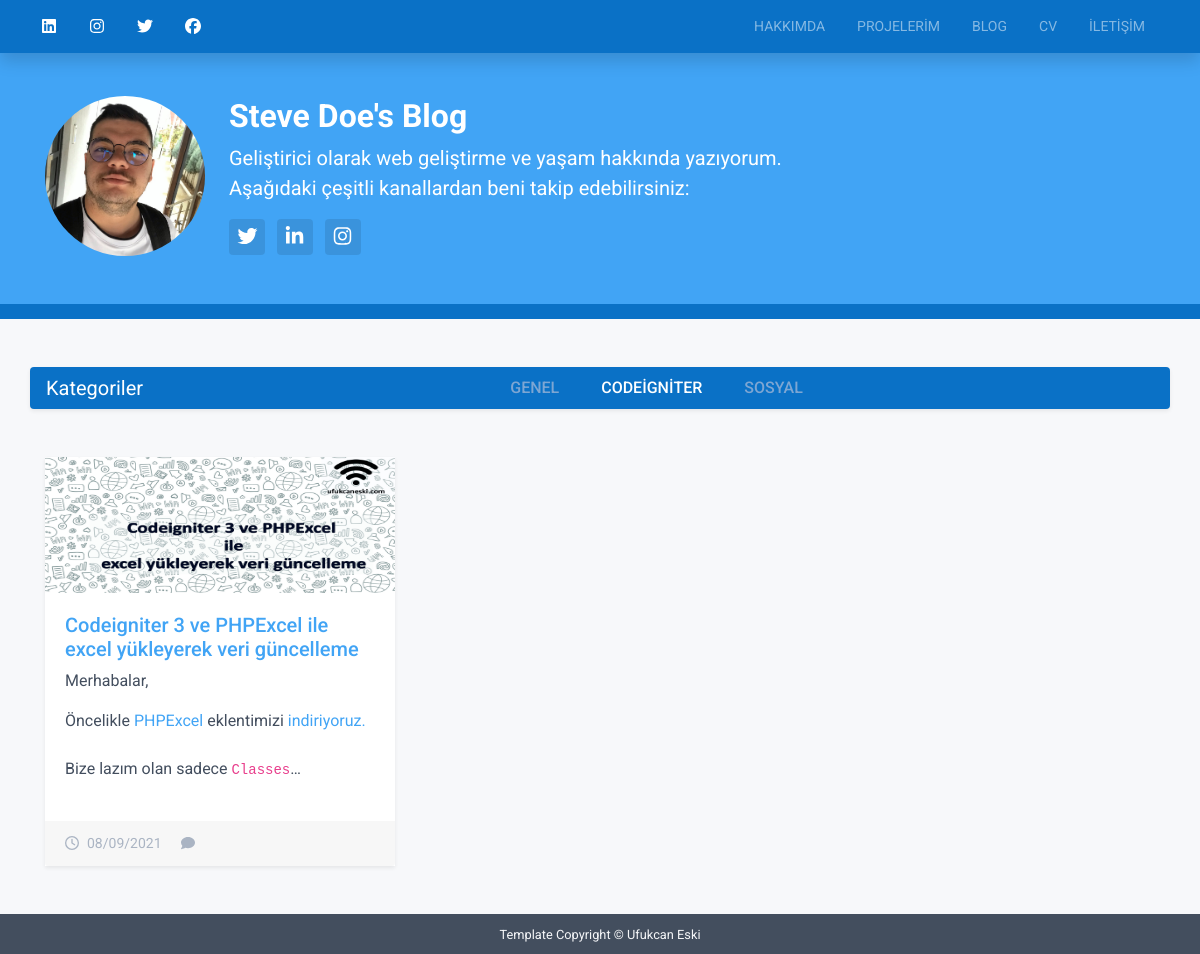
/kategori/codeigniter, run on the app's committed database.
### tables this page shows
CREATE TABLE IF NOT EXISTS `sosyalmedya` (
  `id` int NOT NULL AUTO_INCREMENT,
  `title` varchar(254) NOT NULL,
  `sef` varchar(254) NOT NULL,
  `url` varchar(254) NOT NULL,
  `durum` int NOT NULL,
  PRIMARY KEY (`id`)
);

CREATE TABLE IF NOT EXISTS `kategoriler` (
  `id` int NOT NULL AUTO_INCREMENT,
  `title` varchar(254) NOT NULL,
  `sef` varchar(254) NOT NULL,
  PRIMARY KEY (`id`)
);

CREATE TABLE IF NOT EXISTS `bloglar` (
  `id` int NOT NULL AUTO_INCREMENT,
  `katid` int NOT NULL,
  `kategori` varchar(254) NOT NULL,
  `katsef` varchar(254) NOT NULL,
  `title` varchar(254) NOT NULL,
  `sef` varchar(254) NOT NULL,
  `hit` int NOT NULL,
  `resim` varchar(254) NOT NULL,
  `tmb` varchar(254) NOT NULL,
  `mini` varchar(254) NOT NULL,
  `icerik` longtext NOT NULL,
  `tarih` timestamp NULL DEFAULT CURRENT_TIMESTAMP,
  `etiket` varchar(254) NOT NULL,
  PRIMARY KEY (`id`)
);

### application/controllers/Anasayfa.php (called while the page is built, shortened)
<?php
class Anasayfa extends CI_Controller {
	public function kategoriler($id)
	{
		$data['baslikcek'] = $id;
		$kategoriler = kategoriliste();
		$data['kategoriler'] = $kategoriler;
		$bilgi = $this->vt->kategorilistele($id);
		$data['bilgi'] = $bilgi;
		$kategori404 = $this->vt->kategori404($id);
		$kategori404katsef = $kategori404->sef;
		if ($bilgi || $kategori404katsef) {
			$this->load->view('front/kategoriler',$data);
		} else {
			redirect('404');
		}
	}
}

### index.php (called while the page is built, shortened)
<?php
require_once BASEPATH.'core/CodeIgniter.php';

### application/models/Vt.php (called while the page is built, shortened)
<?php
class Vt extends CI_Model {
    function kategorilistele($id)
    {
        $sonuc = $this->db->select('*')->from('bloglar')->where('katsef',$id)->order_by('id','desc')->get()->result();
        return $sonuc;
    }
 }

### application/views/front/kategoriler.php (the view, shortened to what this page needs)
<?php $this->load->view('front/include/header'); ?>
           <div class="header-intro theme-bg-primary text-white py-5">
                <div class="container position-relative">
                    <div class="media flex-column flex-md-row">
                        <img class="profile-medium d-inline-block rounded-circle mr-md-4 align-self-center mb-2 mb-lg-0" src="<?php echo base_url('assets/front/'); ?>img/profile.jpeg" alt="">
                        <div class="media-body align-self-center">
                            <h2 class="page-heading mb-2">Steve Doe's Blog</h2>
                            <div class="page-heading-tagline mb-3">Geliştirici olarak web geliştirme ve yaşam hakkında yazıyorum. <br class="d-lg-block d-none">Aşağıdaki çeşitli kanallardan beni takip edebilirsiniz:</div>
                            <ul class="social-list-square list-inline mb-0">
                                <li class="list-inline-item mb-3 mb-lg-0"><a href="https://twitter.com/UfukcanEski" target="_blank"><i class="fab fa-twitter fa-fw text-white"></i></a></li>
                                <li class="list-inline-item mb-3 mb-lg-0"><a href="https://www.linkedin.com/in/ufukcaneski/" target="_blank"><i class="fab fa-linkedin-in fa-fw text-white"></i></a></li>
                                <li class="list-inline-item mb-3 mb-lg-0"><a href="https://instagram.com/ufukcane" target="_blank"><i class="fab fa-instagram fa-fw text-white"></i></a></li>
                            </ul>
                        </div>
                    </div>
                </div>
            </div>
        </header>
<div style="height: 15px" class="w-100 theme-bg-primary-darken mb-5"></div>
<nav class="shadow-sm rounded container navbar navbar-expand-lg navbar-dark theme-bg-primary-darken position-relative p-0 pl-3">
                        <span class="navbar-brand">Kategoriler</span>
					<div class="collapse navbar-collapse text-uppercase" id="menu">
						<ul class="navbar-nav ml-lg-auto mx-auto">
                        <?php foreach($kategoriler as $kategoriler) { ?>
							<li id="<?php echo $kategoriler->sef; ?>" class="nav-item mr-lg-3">
							    <a class="kategori" style="<?php echo activek($kategoriler->sef); ?>" href="<?php echo base_url('kategori/'.$kategoriler->sef); ?>"><?php echo $kategoriler->title; ?></a>
							</li>
							<?php } ?>
						</ul>
					</div>
				</nav>
<section class="section pt-5">
            <div class="container blog-cards">
                <div class="row veri">
                <?php if($bilgi) { foreach($bilgi as $bilgi) { $id = $bilgi->id; $katid = $bilgi->katid;  ?>
                    <div class="col-12 col-md-6 col-lg-4 mb-5">
                        <div class="card rounded-0 border-0 shadow-sm eq-height">
                            <div class="card-img-container position-relative">
                                <img style="height: 136px" class="card-img-top rounded-0" src="<?php echo base_url($bilgi->resim); ?>" alt="">
                            </div>
                            <div class="card-body pb-4">
                                <h4 class="card-title mb-2"><a href="<?php echo base_url('blog/'.$bilgi->sef); ?>"><?php echo $bilgi->title; ?></a></h4>
                                <div class="card-text">
                                    <div class="excerpt"><?php echo html_entity_decode(word_limiter(strip_tags($bilgi->icerik),10)); ?></div>
                                </div>
                            </div>
                            <div class="card-footer border-0">
                                <ul class="meta list-inline mb-0">
                                    <li class="list-inline-item mr-3"><i class="far fa-clock mr-2"></i><?php echo tarih($bilgi->tarih); ?></li>
                                    <li class="list-inline-item"><i class="fas fa-comment mr-2"></i><a href="<?php echo base_url('blog/'.$bilgi->sef); ?>#disqus_thread"></a></li>
                                </ul>
                            </div>
                        </div>
                    </div>
                    <?php } } else { ?>
                        <div class="col-12 d-flex justify-content-center mb-5"><span class="text-white theme-bg-primary-darken rounded p-1">Bu kategoride henüz yazı eklenmemiştir.</span></div>
                  <?php  } ?>
                </div>
            </div>
        </section>

### application/views/front/include/header.php (shortened to what this page needs)
<!DOCTYPE html>
<html lang="tr">
<head>
    <link rel="stylesheet" href="<?php echo base_url('assets/front/'); ?>css/flickity.min.css">
	<link id="theme-style" rel="stylesheet" href="<?php echo base_url('assets/front/'); ?>css/theme-1.css">
	<link rel="stylesheet" href="https://cdnjs.cloudflare.com/ajax/libs/Swiper/4.4.1/css/swiper.min.css">
   <link rel="stylesheet" href="https://use.fontawesome.com/releases/v5.0.13/css/all.css">
<link rel="stylesheet" href="<?php echo base_url('assets/front/plugins/prismjs/') ?>prism.css">
</head>
<body style="background-color: #f7f8fa">
    <header class="header" id="blog-post-top">
        <div style="z-index: 99; position: fixed; top:0" class="top-bar theme-bg-primary-darken w-100 shadow">
            <div class="container-fluid">
				<nav class="navbar navbar-expand-lg navbar-dark">
                <ul class="social-list list-inline mb-0">
                <?php foreach (sosyalmedya() as $sosyalmedya) { ?>
                  <li class="list-inline-item"><a class="text-white" href="https://<?php echo $sosyalmedya->sef; ?>.com/<?php echo ($sosyalmedya->sef == "linkedin")?"in/".$sosyalmedya->url:$sosyalmedya->url; ?>" target="_blank"><i class="fab fa-<?php echo $sosyalmedya->sef; ?> fa-fw"></i></a></li>
                    <?php } ?>
                </ul>
					<div class="collapse navbar-collapse text-uppercase" id="navigation">
						<ul class="navbar-nav ml-lg-auto">
							<li class="nav-item <?php activea(''); ?> mr-lg-3">
							    <a class="nav-link" href="<?php echo base_url(); ?>">Hakkımda</a>
							</li>
							<li class="nav-item <?php activea('projects'); ?> mr-lg-3">
							   <a class="nav-link" href="<?php echo base_url('projects'); ?>">Projelerim</a>
							</li>
							<li class="nav-item <?php activea('blog'); ?> mr-lg-3">
							    <a class="nav-link" href="<?php echo base_url('blog'); ?>">Blog</a>
							</li>
							<li class="nav-item <?php activea('resume'); ?> mr-lg-3">
							    <a class="nav-link" href="<?php echo base_url('resume'); ?>">CV</a>
							</li>
							<li class="nav-item <?php activea('contact'); ?> mr-lg-3">
							    <a class="nav-link" href="<?php echo base_url('contact'); ?>">İletişim</a>
							</li>
						</ul>
					</div>
				</nav>
            </div>
        </div>

### data on the page
kategoriler: title "GENEL"
kategoriler: title "CODEIGNITER"
kategoriler: title "SOSYAL"
bloglar: resim (picture), title "Codeigniter 3 ve PHPExcel ile excel yükleyerek veri güncelleme", icerik "Merhabalar, Öncelikle PHPExcel eklentimizi indiriyoruz. Bize lazım olan sadece Classes …", tarih "08/09/2021"
